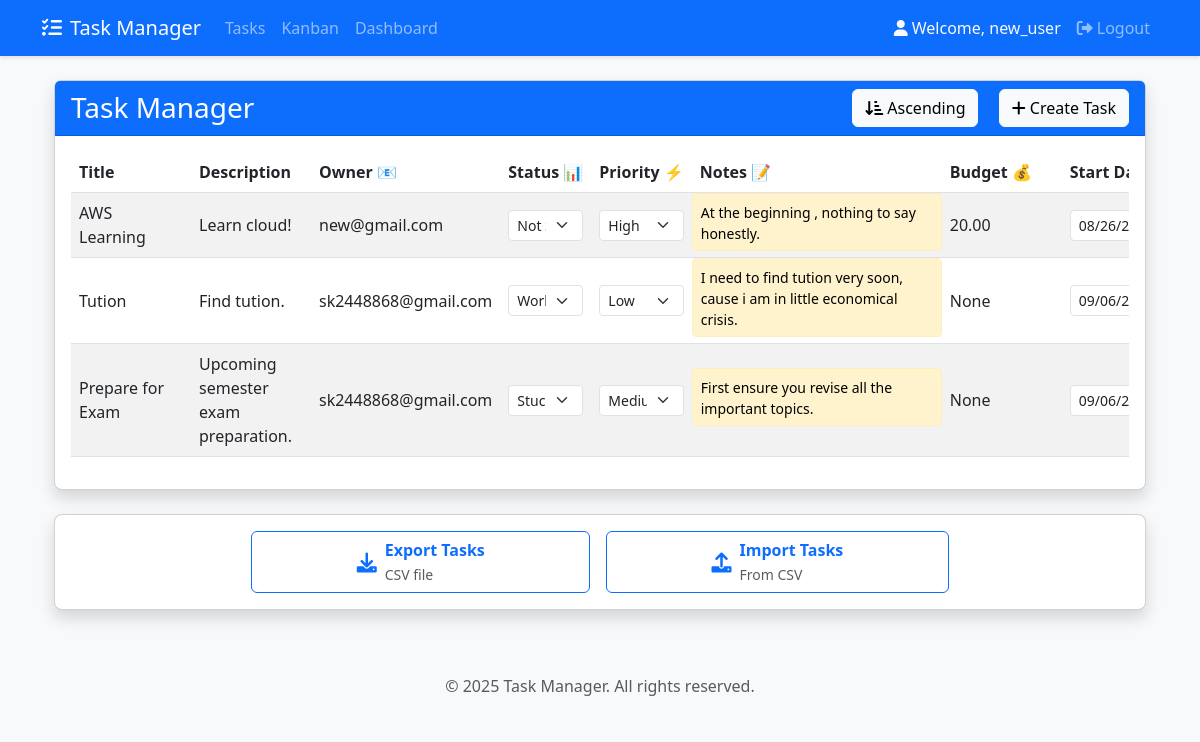
The page /tasks/ (signed in) on the database as committed earlier.
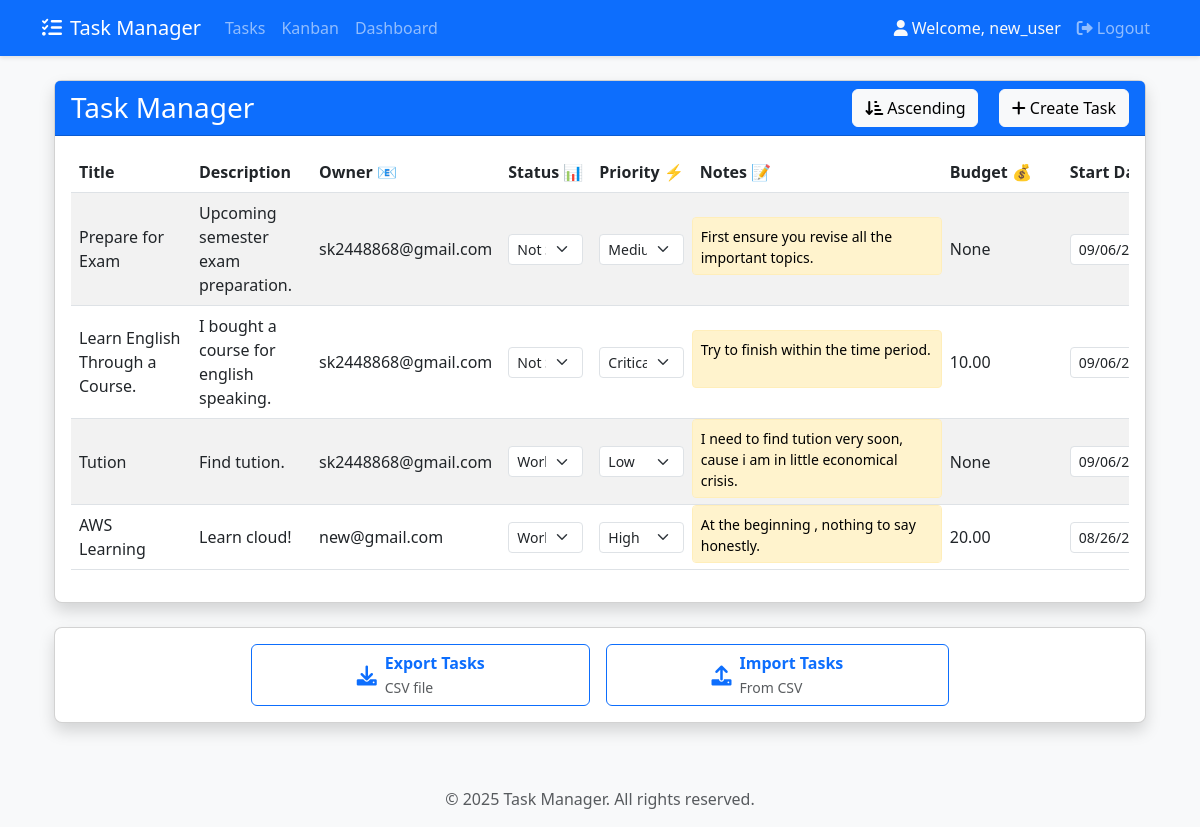
The same page on the database as committed later.
### tasks/models.py (models this page shows, shortened)
class Task(models.Model):
    STATUS_CHOICES = [
        ('not_started', 'Not Started'),
        ('working', 'Working on it'),
        ('stuck', 'Stuck'),
        ('done', 'Done')
    ]
    PRIORITY_CHOICES = [
        ('critical', 'Critical'),
        ('high', 'High'),
        ('medium', 'Medium'),
        ('low', 'Low')
    ]
    title = models.CharField(max_length=255)
    description = models.TextField()
    owner = models.EmailField()  # Assign tasks via email
    user = models.ForeignKey(User, on_delete=models.CASCADE, related_name='user_tasks')  # Link task to user
    status = models.CharField(max_length=20, choices=STATUS_CHOICES, default='not_started')
    priority = models.CharField(max_length=10, choices=PRIORITY_CHOICES, default='medium')
    notes = models.TextField(blank=True, null=True)
    budget = models.DecimalField(max_digits=10, decimal_places=2, blank=True, null=True)
    start_date = models.DateField()
    end_date = models.DateField()
    last_updated = models.DateTimeField(auto_now=True)
    class Meta:
        ordering = ['-last_updated']

### tasks/views.py (the view)
# urls.py: path('tasks/', views.task_list, name='task_list'),
@login_required
def task_list(request):
    sort_order = request.GET.get('sort_order', 'asc')
    print(f"Sort order: {sort_order}")
    tasks_queryset = Task.objects.filter(user=request.user)
    if sort_order not in ['asc', 'desc']:
        print(f"Invalid sort_order: {sort_order}, defaulting to 'asc'")
        sort_order = 'asc'
    if sort_order == 'desc':
        tasks_queryset = tasks_queryset.order_by('-last_updated')
    else:
        tasks_queryset = tasks_queryset.order_by('last_updated')
    tasks = list(tasks_queryset.values())
    print(f"Found {len(tasks)} tasks for user {request.user.username} after sorting")
    context = {
        'tasks': tasks,
        'status_choices': Task.STATUS_CHOICES,
        'priority_choices': Task.PRIORITY_CHOICES,
        'current_order': sort_order
    }
    return render(request, 'tasks/task_list.html', context)

### tasks/templates/tasks/task_list.html (shortened to what this page needs)
{% extends "base.html" %}
{% block content %}
<div class="container-fluid mt-4">
    <div class="card shadow">
        <div class="card-header bg-primary text-white d-flex justify-content-between align-items-center">
            <h3 class="card-title mb-0">Task Manager</h3>
            <div>
                <div class="btn-group me-2">
                    <button type="button" class="btn btn-light" id="sortOrderBtn" data-order="asc">
                    </button>
                </div>
                <button type="button" class="btn btn-light ms-2" data-bs-toggle="modal" data-bs-target="#createTaskModal">
                    <i class="fas fa-plus"></i> Create Task
                </button>
            </div>
        </div>
        <div class="card-body">
            <div class="table-responsive">
                <table class="table table-hover table-striped" id="taskTable">
                    <thead class="thead-dark">
                        <tr>
                            <th scope="col">Title</th>
                            <th scope="col">Description</th>
                            <th scope="col">Owner 📧</th>
                            <th scope="col">Status 📊</th>
                            <th scope="col">Priority ⚡</th>
                            <th scope="col">Notes 📝</th>
                            <th scope="col">Budget 💰</th>
                            <th scope="col">Start Date 📅</th>
                        </tr>
                    </thead>
                    <tbody>
                        {% for task in tasks %}
                        <tr data-task-id="{{ task.id }}" class="align-middle">
                            <td contenteditable="true" class="editable" data-field="title">{{ task.title }}</td>
                            <td contenteditable="true" class="editable" data-field="description">{{ task.description }}</td>
                            <td contenteditable="true" class="editable" data-field="owner">{{ task.owner }}</td>
                            <td>
                                <select class="form-select form-select-sm status-select" data-field="status">
                                    {% for value, label in status_choices %}
                                    <option value="{{ value }}" {% if task.status == value %}selected{% endif %}>{{ label }}</option>
                                    {% endfor %}
                                </select>
                            </td>
                            <td>
                                <select class="form-select form-select-sm priority-select" data-field="priority">
                                    {% for value, label in priority_choices %}
                                    <option value="{{ value }}" {% if task.priority == value %}selected{% endif %}>{{ label }}</option>
                                    {% endfor %}
                                </select>
                            </td>
                            <td class="notes-cell">
                                <textarea class="notes-content editable" data-field="notes">{{ task.notes }}</textarea>
                            </td>
                            <td contenteditable="true" class="editable" data-field="budget">{{ task.budget }}</td>
                            <td><input type="date" class="form-control form-control-sm date-input" data-field="start_date" value="{{ task.start_date|date:'Y-m-d' }}"></td>
                        </tr>
                        {% endfor %}
                    </tbody>
                </table>
            </div>
        </div>
    </div>
<div class="card shadow mt-4">
    <div class="card-body">
        <div class="row justify-content-center">
            <div class="col-md-8">
                <div class="d-flex gap-3">
                    <button type="button" class="btn btn-outline-primary flex-fill" onclick="exportTasks()">
                        <div class="d-flex align-items-center justify-content-center">
                            <i class="fas fa-download fa-lg me-2"></i>
                            <div class="text-start">
                                <div class="fw-bold">Export Tasks</div>
                                <small class="text-muted">CSV file</small>
                            </div>
                        </div>
                    </button>
                    <button type="button" class="btn btn-outline-primary flex-fill" data-bs-toggle="modal" data-bs-target="#importCsvModal">
                        <div class="d-flex align-items-center justify-content-center">
                            <i class="fas fa-upload fa-lg me-2"></i>
                            <div class="text-start">
                                <div class="fw-bold">Import Tasks</div>
                                <small class="text-muted">From CSV</small>
                            </div>
                        </div>
                    </button>
                </div>
            </div>
        </div>
    </div>
</div>
</div>
<link href="https://cdnjs.cloudflare.com/ajax/libs/font-awesome/6.0.0/css/all.min.css" rel="stylesheet">
{% endblock %}

### tasks/templates/base.html (shortened to what this page needs)
<!DOCTYPE html>
<html lang="en">
<head>
    <link href="https://cdn.jsdelivr.net/npm/bootstrap@5.3.0/dist/css/bootstrap.min.css" rel="stylesheet">
    <link href="https://cdnjs.cloudflare.com/ajax/libs/font-awesome/6.0.0/css/all.min.css" rel="stylesheet">
</head>
<body>
    <nav class="navbar navbar-expand-lg navbar-dark bg-primary mb-4">
        <div class="container">
            <a class="navbar-brand" href="{% url 'home' %}">
                <i class="fas fa-tasks me-2"></i>Task Manager
            </a>
            <div class="collapse navbar-collapse" id="navbarNav">
                {% if user.is_authenticated %}
                <ul class="navbar-nav me-auto">
                    <li class="nav-item">
                        <a class="nav-link" href="{% url 'task_list' %}">Tasks</a>
                    </li>
                    <li class="nav-item">
                        <a class="nav-link" href="{% url 'kanban' %}">Kanban</a>
                    </li>
                    <li class="nav-item">
                        <a class="nav-link" href="{% url 'dashboard' %}">Dashboard</a>
                    </li>
                </ul>
                <ul class="navbar-nav">
                    <li class="nav-item">
                        <span class="nav-link text-light">
                            <i class="fas fa-user me-1"></i>Welcome, {{ user.username }}
                        </span>
                    </li>
                    <li class="nav-item">
                        <a class="nav-link" href="{% url 'logout' %}">
                            <i class="fas fa-sign-out-alt me-1"></i>Logout
                        </a>
                    </li>
                </ul>
                {% endif %}
            </div>
        </div>
    </nav>
    <div class="container">
        {% block content %}
        {% endblock %}
    </div>
    <footer class="footer mt-5 py-3 bg-light">
        <div class="container text-center">
            <span class="text-muted">&copy; 2025 Task Manager. All rights reserved.</span>
        </div>
    </footer>
</body>
</html>

### tasks/templates/base.html (style rules this page uses)
body { background-color: #f8f9fa; }
.navbar { box-shadow: 0 2px 4px rgba(0,0,0,.1); }
.card { box-shadow: 0 2px 4px rgba(0,0,0,.05); }

### tasks/templates/tasks/task_list.html (style rules this page uses)
.editable { min-width: 120px; }
.form-control, .form-select { width: 100%; }
.card { border-radius: 0.5rem; }
.card-header { border-radius: 0.5rem 0.5rem 0 0; }
.table th { white-space: nowrap; }
.table td { vertical-align: middle; }
.form-control, .form-select { border-radius: 0.25rem; }
#sortOrderBtn { min-width: 120px; }
.notes-cell { position: relative; min-width: 250px; max-width: 350px; padding: 0 !important; }
.notes-content { white-space: pre-wrap; word-wrap: break-word; max-height: 150px; overflow-y: auto; background-color: #fff3cd; padding: 8px; border-radius: 4px; font-size: 0.875rem; line-height: 1.5; margin: 0; width: 100%; height: 100%; border: 1px solid #ffeeba; resize: none; }

Rows that differ between the two databases and show on the page:
changed Task "Prepare for Exam": status "Stuck" → "Not Started"; moves up the list
added Task: title "Learn English Through a Course.", description "I bought a course for english speaking.", owner "sk2448868@gmail.com", status "Not Started", priority "Critical", notes "Try to finish within the time period.", budget "10.00", start_date "09/06/2025"
changed Task "Tution": moves down the list
changed Task "AWS Learning": status "Not Started" → "Working on it"
